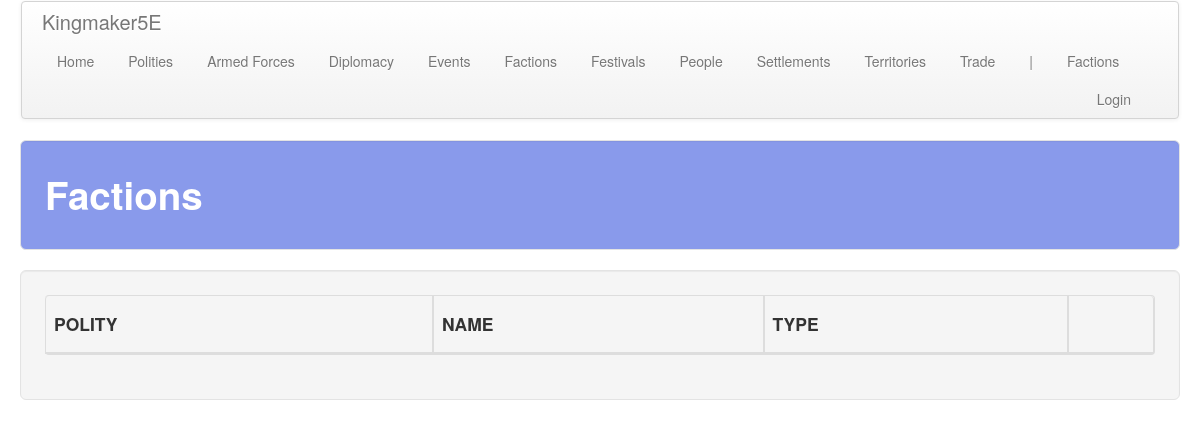
The page /factions/ on the database as committed earlier.
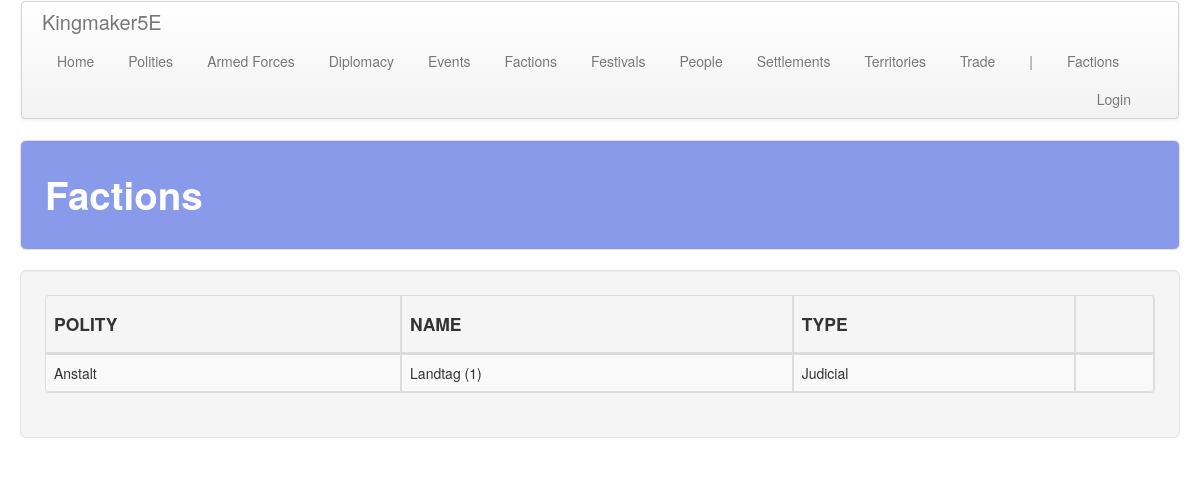
The same page on the database as committed later.
### factions/models.py (models this page shows, shortened)
class Faction(models.Model):
    polity = models.ForeignKey(
        'polity.Polity', on_delete=models.CASCADE,
        related_name='faction', related_query_name='faction'
    )
    name = models.CharField(max_length=default_max_length)
    type = models.ForeignKey(
        Type, on_delete=models.SET_NULL,
        related_name='faction', related_query_name='faction',
        null=True, blank=True,
    )
    desc = models.TextField(blank=True)
    eco_bonus = models.IntegerField(default=0)
    loy_bonus = models.IntegerField(default=0)
    sta_bonus = models.IntegerField(default=0)
    fam_bonus = models.IntegerField(default=0)
    inf_bonus = models.IntegerField(default=0)
    cor_bonus = models.IntegerField(default=0)
    cri_bonus = models.IntegerField(default=0)
    law_bonus = models.IntegerField(default=0)
    lor_bonus = models.IntegerField(default=0)
    pro_bonus = models.IntegerField(default=0)
    soc_bonus = models.IntegerField(default=0)

class Type(models.Model):
    name = models.CharField(max_length=default_max_length)
    def __str__(self):
        return self.name

### polity/models.py (models this page shows, shortened)
class Polity(models.Model):
    name = models.CharField(max_length=default_max_length)
    government = models.ForeignKey(
        Government, on_delete=models.CASCADE,
        related_name='polity', related_query_name='polity')
    alignment_lc = models.ForeignKey(
        AlignmentLC, on_delete=models.CASCADE,
        related_name='polity', related_query_name='polity')
    alignment_ge = models.ForeignKey(
        AlignmentGE, on_delete=models.CASCADE,
        related_name='polity', related_query_name='polity')
    treasury = models.IntegerField(default=0)
    unrest = models.IntegerField(default=0)
    fame = models.IntegerField(default=0)
    infamy = models.IntegerField(default=0)
    desc = models.TextField(default="", blank=True)
    tax_edict = models.ForeignKey(
        'core.TaxEdict', on_delete=models.CASCADE,
        related_name='polity', related_query_name='polity')
    promotion_edict = models.ForeignKey(
        'core.PromotionEdict', on_delete=models.CASCADE,
        related_name='polity', related_query_name='polity')
    holiday_edict = models.ForeignKey(
        'core.HolidayEdict', on_delete=models.CASCADE,
        related_name='polity', related_query_name='polity')
    recruitment_edict = models.ForeignKey(
        'core.RecruitmentEdict', on_delete=models.CASCADE,
        related_name='polity', related_query_name='polity')
    ruler_attribute_1 = models.ForeignKey(
        Attribute, on_delete=models.SET_NULL, null=True, blank=True,
        related_name='polity_ruler_1', related_query_name='polity_ruler_1')
    ruler_attribute_2 = models.ForeignKey(
        Attribute, on_delete=models.SET_NULL, null=True, blank=True,
        related_name='polity_ruler_2', related_query_name='polity_ruler_2')
    ruler_attribute_3 = models.ForeignKey(
        Attribute, on_delete=models.SET_NULL, null=True, blank=True,
        related_name='polity_ruler_3', related_query_name='polity_ruler_3')
    spymaster_attribute = models.ForeignKey(
        Attribute, on_delete=models.SET_NULL, null=True, blank=True,
        related_name='polity_spymaster', related_query_name='polity_spymaster')

### factions/views.py (the view)
# urls.py: path('', views.factions, name='factions'),
def factions(request):
    return show_all_items(
        request, app_name, a_obj, a_plural, sort='polity__name', sort_2='name',
    )

### factions/templates/factions/factions.html (shortened to what this page needs)
<!DOCTYPE html>
{% extends 'factions/base.html' %}
{% load staticfiles %}
{% block table_header %}
    <th class="th_ccell"><h4>POLITY</h4></th>
    <th class="th_ccell"><h4>NAME</h4></th>
    <th class="th_ccell"><h4>TYPE</h4></th>
    <th class="th_ccell"><h4></h4></th>
{% endblock %}
{% block table_body %}
    {% for faction in factions %}
        <tr>
            <td class="tb_ccell">{{ faction.polity.name }}</td>
            <td class="tb_ccell">{{ faction.name }}</td>
            <td class="tb_ccell">{{ faction.type }}</td>
            <td style="text-align: center;">
            </td>
        </tr>
    {% endfor %}
{% endblock %}

Rows that differ between the two databases and show on the page:
added Faction: polity.name "Anstalt", name "Landtag (1)", type "Judicial"
